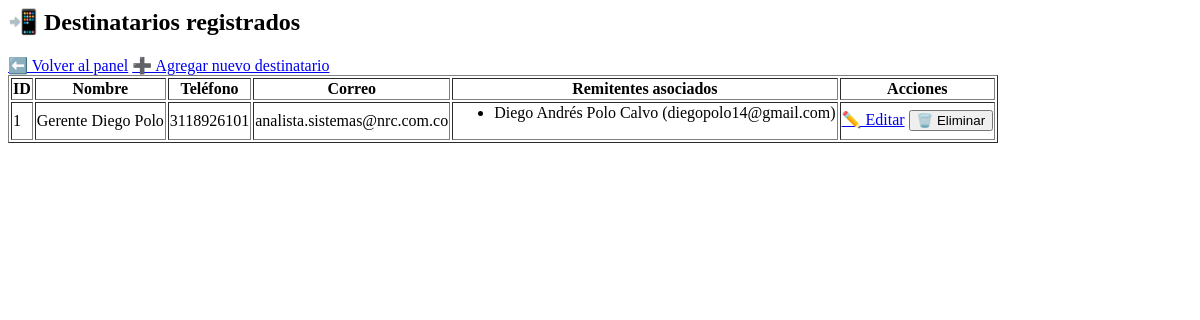
Before: /destinatarios/ (signed in) with the older database file.
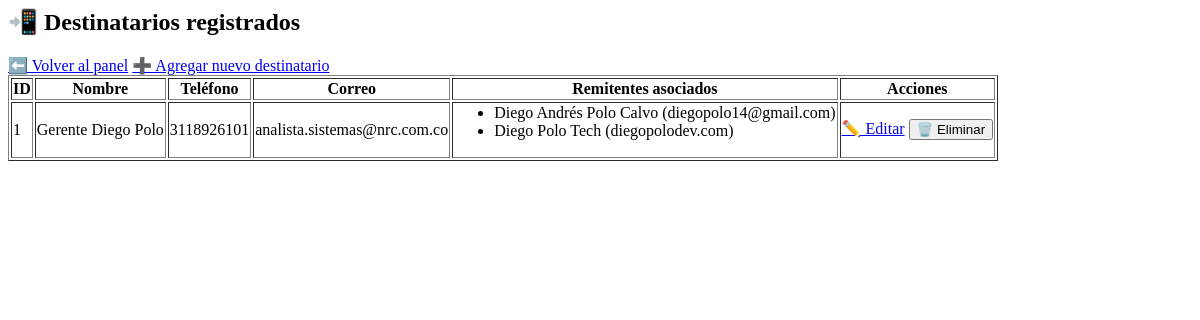
After: the same page with the newer database file.
### app/models.py (models this page shows)
class Destinatario(db.Model):
    __tablename__ = 'destinatarios'
    id = db.Column(db.Integer, primary_key=True)
    numero = db.Column(db.String(20), nullable=False)
    correo = db.Column(db.String(255), nullable=True)  # ← NUEVO
    nombre = db.Column(db.String(255), nullable=True)
    remitentes = db.relationship(
        'Remitente',
        secondary=remitente_destinatario,
        back_populates='destinatarios'
    )

class Remitente(db.Model):
    __tablename__ = 'remitentes'
    id = db.Column(db.Integer, primary_key=True)
    email = db.Column(db.String(255), nullable=False)
    nombre = db.Column(db.String(255), nullable=True)
    activo = db.Column(db.Boolean, default=True)
    tipo = db.Column(db.String(50), nullable=False)  # puede ser 'correo' o 'dominio'
    destinatarios = db.relationship(
        'Destinatario',
        secondary=remitente_destinatario,
        back_populates='remitentes'
    )

### app/routes/destinatarios.py (the view)
@destinatarios_bp.route('/')
@login_required
def lista_destinatarios():
    destinatarios = Destinatario.query.all()
    return render_template("destinatarios/destinatarios.html", destinatarios=destinatarios)

### app/routes/main.py (called while the page is built)
@login_manager.user_loader
def load_user(user_id):
    return Usuario.query.get(int(user_id))

### app/templates/destinatarios/destinatarios.html
<h2>📲 Destinatarios registrados</h2>
<a href="{{ url_for('main.panel') }}">⬅️ Volver al panel</a>
<a href="{{ url_for('destinatarios.agregar_destinatario') }}">➕ Agregar nuevo destinatario</a>
<table border="1">
    <thead>
        <tr>
            <th>ID</th>
            <th>Nombre</th>
            <th>Teléfono</th>
            <th>Correo</th>
            <th>Remitentes asociados</th>
            <th>Acciones</th>
        </tr>
    </thead>
    <tbody>
        {% for d in destinatarios %}
        <tr>
            <td>{{ d.id }}</td>
            <td>{{ d.nombre }}</td>
            <td>{{ d.numero }}</td>
            <td>{{ d.correo }}</td>
            <td>
                <ul>
                    {% for r in d.remitentes %}
                        <li>{{ r.nombre }} ({{ r.email }})</li>
                    {% endfor %}
                </ul>
            </td>
            <td>
                <a href="{{ url_for('destinatarios.editar_destinatario', id=d.id) }}">✏️ Editar</a>
                <form action="{{ url_for('destinatarios.eliminar_destinatario', id=d.id) }}" method="POST" style="display:inline;" onsubmit="return confirm('¿Eliminar este destinatario?');">
                    <button type="submit">🗑️ Eliminar</button>
                </form>
            </td>
        </tr>
        {% endfor %}
    </tbody>
</table>

Changed rows visible on the page:
added Remitente: nombre "Diego Polo Tech", email "diegopolodev.com"
